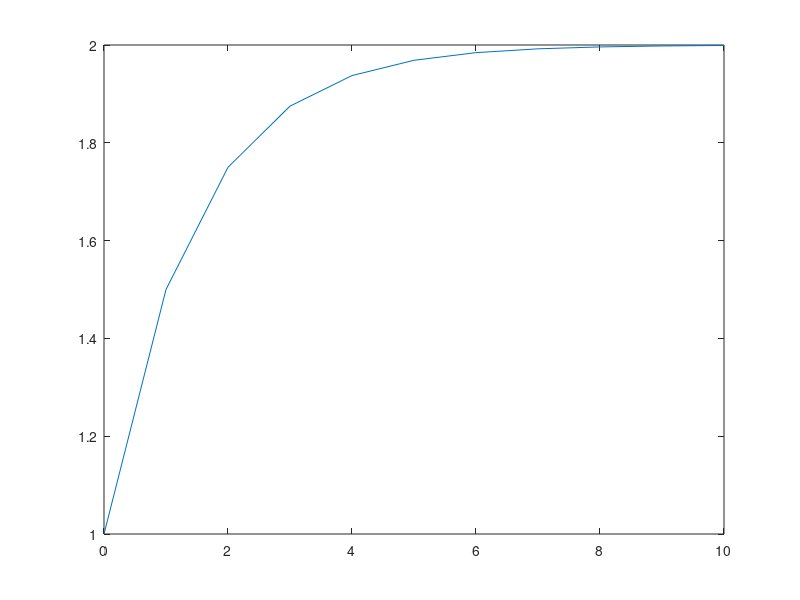

The MATLAB script that drew this image:
%% P1
%1)
clear all
clc

n=5;
temp_sum = 0;
for i = 0:n
    temp_sum = temp_sum + 1/(2^i);
end
Sn=temp_sum
%%
%2)
clear all
clc

temp_sum = 0;
i=0;
while temp_sum <= 1.999,
    temp_sum = temp_sum + 1/(2^i);
    i=i+1;
end

Sn=temp_sum-1/(2^(i-1))
n=i-2
%%
%3)
clear all
clc


Sn=[];
x=0:10;
for j = x
    a = 0;
    n=j;
    for i = 0:n
        a = a + 1/(2^i);
    end
    Sn = [Sn,a];
end
plot (x,Sn)

%% P2
clear all
clc 

dx=0.01;
a=0:dx:pi;
x=0;
A=0;
for i=1:length(a)
    An=dx*sin(x);
    A=A+An;
    x=x+dx;
end
A

%%
Q = integral(@(x)sin(x),0,pi)


%% P3

clear all
clc 

dx=0.001;
x=0;

A=(sin(x+dx)-sin(x))/dx